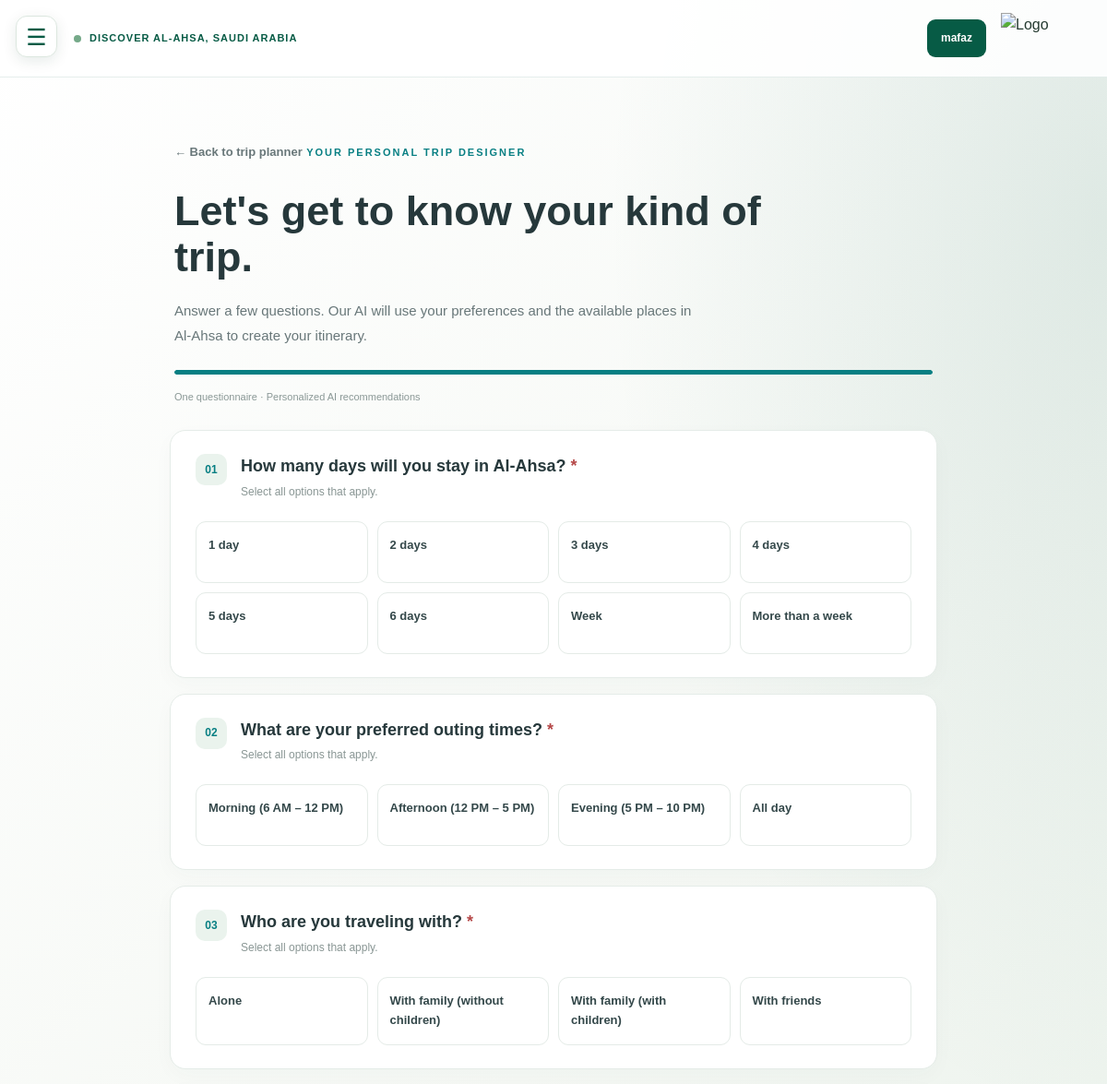
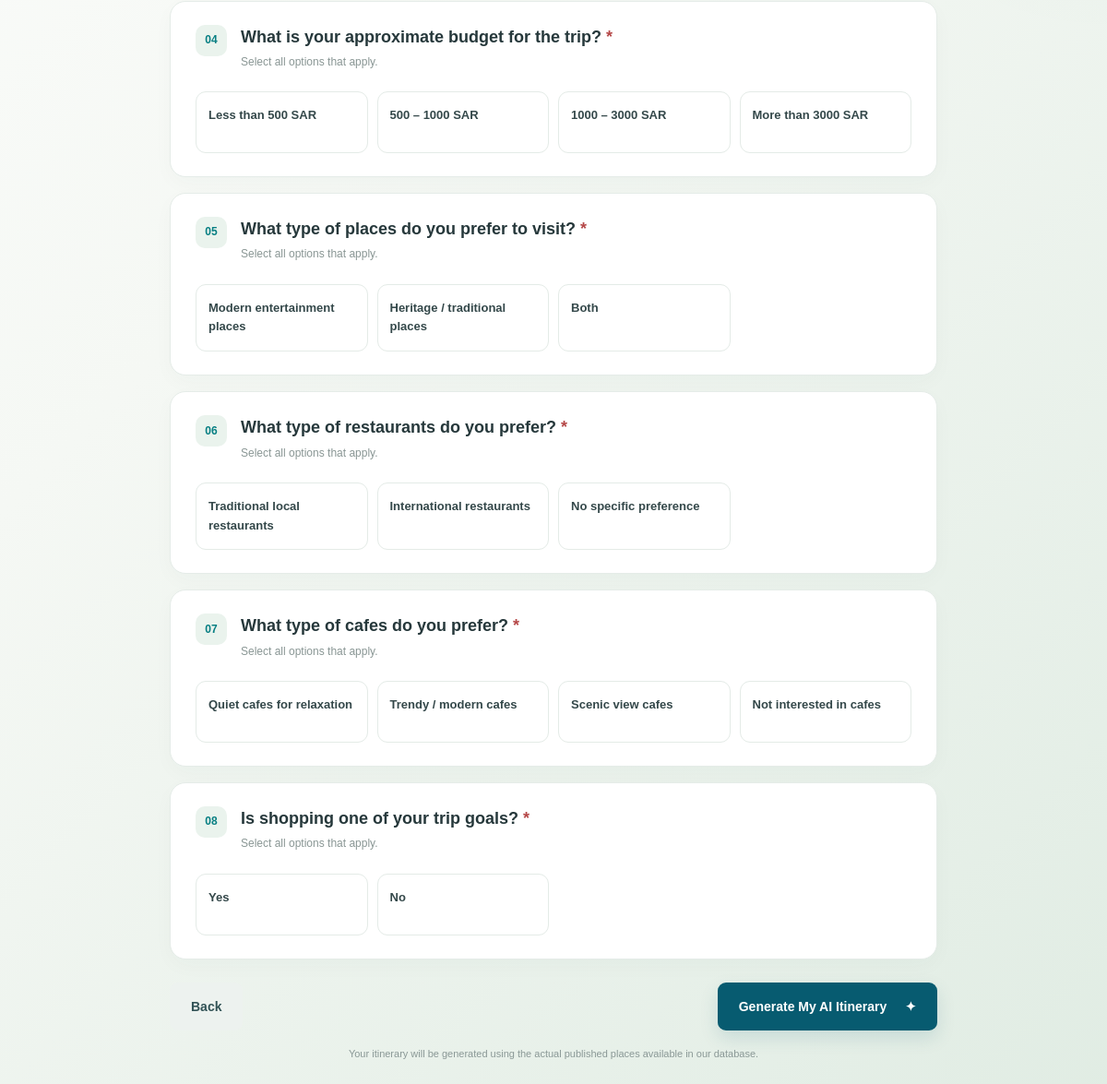
The app's page /survey.php (signed in) with its own data (2 pictures, top to bottom).
### tables this page shows
CREATE TABLE `survey_questions` (
  `Question_ID` int(11) NOT NULL,
  `Question_Text` varchar(500) NOT NULL,
  `Question_Type` varchar(30) NOT NULL,
  `Is_Required` tinyint(1) NOT NULL DEFAULT 1,
  `Display_Order` tinyint(4) NOT NULL
);

CREATE TABLE `survey_options` (
  `Option_ID` int(11) NOT NULL,
  `Question_ID` int(11) NOT NULL,
  `Option_Text` varchar(500) NOT NULL,
  `Parent_Option_ID` int(11) DEFAULT NULL,
  `Display_Order` tinyint(4) NOT NULL
);

### survey.php (the view, shortened to what this page needs)
<?php
require_once __DIR__ . '/trip-common.php';
$questions = [];
$optionsByQuestion = [];
$sql = "
    SELECT Question_ID, Question_Text, Question_Type,
           Is_Required, Display_Order
    FROM survey_questions
    ORDER BY Display_Order ASC
";
$result = $conn->query($sql);
while ($row = $result->fetch_assoc()) {
    $questions[] = $row;
}
$sql = "
    SELECT Option_ID, Question_ID, Option_Text,
           Parent_Option_ID, Display_Order
    FROM survey_options
    ORDER BY Display_Order ASC
";
$result = $conn->query($sql);
while ($row = $result->fetch_assoc()) {
    $questionId = (int)$row['Question_ID'];
    $parentId = (int)($row['Parent_Option_ID'] ?? 0);
    $optionsByQuestion[$questionId][$parentId][] = $row;
}
if (!function_exists('renderSurveyOptions')) {
    function renderSurveyOptions($questionId, $parentId, $options, $inputType) {
        foreach ($options[$parentId] as $option) {
            ?>
            <label class="choice-tile">
                <span class="choice-main">
                    <?= trip_h($option['Option_Text']) ?>
                </span>
            </label>
            <?php
        }
    }
}
?>
<section class="trip-page survey-page">
    <div class="survey-intro">
        <a class="back-link" href="itinerary.php">
            ← Back to trip planner
        </a>
        <span class="eyebrow">
            YOUR PERSONAL TRIP DESIGNER
        </span>
        <h1>Let's get to know your kind of trip.</h1>
        <p>
            Answer a few questions. Our AI will use your preferences
            and the available places in Al-Ahsa to create your itinerary.
        </p>
        <div class="survey-progress">
            <span></span>
        </div>
        <small>
            One questionnaire · Personalized AI recommendations
        </small>
    </div>
    <?php if (empty($questions)): ?>
        <div class="trip-error">
            No survey questions are available.
        </div>
    <?php else: ?>
        <form
            class="trip-form"
            id="surveyForm"
            action="generate-itinerary.php"
            method="POST"
        >
            <?php foreach ($questions as $index => $question): ?>
                <?php
                $questionId = (int)$question['Question_ID'];
                $questionType = strtolower(
                    trim($question['Question_Type'] ?? '')
                );
                $inputType = (
                    strpos($questionType, 'multiple') !== false ||
                    strpos($questionType, 'checkbox') !== false ||
                    strpos($questionType, 'multi') !== false
                ) ? 'checkbox' : 'radio';
                $required = (int)$question['Is_Required'] === 1;
                $questionOptions =
                    $optionsByQuestion[$questionId] ?? [];
                ?>
                <section class="question-card survey-question"
                         data-required="<?= $required ? '1' : '0' ?>"
                         data-question-type="<?= trip_h($inputType) ?>">
                    <div class="question-title">
                        <span>
                            <?= str_pad($index + 1, 2, '0', STR_PAD_LEFT) ?>
                        </span>
                        <div>
                            <h2>
                                <?= trip_h($question['Question_Text']) ?>
                                <?php if ($required): ?>
                                    <span class="survey-required">*</span>
                                <?php endif; ?>
                            </h2>
                            <p>
                                <?= $inputType === 'checkbox'
                                    ? 'Select all options that apply.'
                                    : 'Choose one option only.' ?>
                            </p>
                        </div>
                    </div>
                    <?php if (empty($questionOptions[0])): ?>
                        <p>No options available for this question.</p>
                    <?php else: ?>
                        <div class="choice-grid">
                            <?php
                            renderSurveyOptions(
                                $questionId,
                                0,
                                $questionOptions,
                                $inputType
                            );
                            ?>
                        </div>
                    <?php endif; ?>
                </section>
            <?php endforeach; ?>
            <div class="form-actions">
                <a class="trip-secondary-btn" href="itinerary.php">
                    Back
                </a>
                <button class="trip-primary-btn" type="submit">
                    Generate My AI Itinerary
                    <span>✦</span>
                </button>
            </div>
            <p class="form-footnote">
                Your itinerary will be generated using the actual
                published places available in our database.
            </p>
        </form>
    <?php endif; ?>
</section>

### css/style.css (style rules this page uses)
* { box-sizing: border-box; margin: 0; padding: 0; }
:root { --primary-color: #075b70; --secondary-color: #087f83; --accent-color: #8ab7a0; --light-color: #f7f8f5; --white-color: #ffffff; --text-color: #26383b; --muted-color: #687779; --border-color: #e3e9e7; --card-radius: 18px; --button-radius: 10px; --shadow: 0 8px 25px rgba(0, 0, 0, 0.10); --page-background: linear-gradient(135deg, #ffffff 0%, #f5f8f4 48%, #e0ece3 100%); }
html { scroll-behavior: smooth; scroll-padding-top: 25px; }
body { font-family: Arial, Helvetica, sans-serif; color: var(--text-color); background: var(--page-background); line-height: 1.6; min-height: 100vh; overflow-x: hidden; }
a { color: inherit; text-decoration: none; }
button, input, select, textarea { font: inherit; }
button { cursor: pointer; }
h1, h2, h3 { line-height: 1.3; }
.auth-switch a, .back-link { color: var(--secondary-color); font-weight: bold; }
.back-link { display: inline-block; margin-top: 15px; font-size: 13px; }
:root { --primary-color: #075b45; --secondary-color: #08775a; --accent-color: #8ab7a0; --light-color: #f5f8f4; --white-color: #ffffff; --text-color: #263b32; --muted-color: #68796e; --border-color: #dfe8e1; --card-radius: 18px; --button-radius: 10px; --shadow: 0 8px 25px rgba(19, 63, 42, 0.08); --page-background: radial-gradient( ellipse at 100% 10%, rgba(7, 91, 69, 0.10), transparent 32% ), linear-gradient( 135deg, #ffffff 0%, #f5f8f4 48%, #e0ece3 100% ); }
body { color: var(--text-color); background: var(--page-background); font-family: Arial, Helvetica, sans-serif; line-height: 1.6; min-height: 100vh; overflow-x: hidden; }
body:not(.home-page) { background: radial-gradient( ellipse at 100% 10%, rgba(7, 91, 69, 0.10), transparent 32% ), linear-gradient( 135deg, #ffffff 0%, #f5f8f4 48%, #e0ece3 100% ); }
.auth-switch a, .back-link { color: #075b45; }

### css/trip-planner.css (style rules this page uses)
.trip-page { max-width:1160px;margin:0 auto;padding:52px 34px 80px;color:#26383b }
.trip-page a { text-decoration:none }
.eyebrow { display:inline-block;color:#087f83;font-size:11px;font-weight:800;letter-spacing:2px;margin-bottom:13px }
.trip-hero h1,.survey-intro h1,.result-heading h1 { font-family:inherit;font-size:clamp(34px,4vw,52px);line-height:1.12;color:#26383b;margin:0 0 18px;font-weight:800 }
.trip-hero-copy>p,.survey-intro>p,.result-heading>p { color:#687779;line-height:1.8;max-width:570px;font-size:15px }
.trip-primary-btn,.trip-secondary-btn { display:inline-flex;align-items:center;justify-content:center;gap:20px;border:0;border-radius:9px;padding:15px 23px;font-weight:750;font-size:14px;cursor:pointer;transition:.2s }
.trip-primary-btn { background:#075b70;color:#fff!important;box-shadow:0 8px 20px #075b7022 }
.trip-secondary-btn { background:#edf2ef;color:#315255!important }
.survey-page { max-width:900px;padding-top:40px }
.back-link { display:inline-block;color:#687779;font-size:13px;margin-bottom:28px }
.survey-intro { padding:15px 5px 25px }
.survey-intro h1 { font-size:clamp(32px,4vw,45px);max-width:680px }
.survey-progress { height:5px;background:#e7eeea;border-radius:9px;margin:24px 0 10px;overflow:hidden }
.survey-progress span { display:block;width:100%;height:100%;background:#087f83;border-radius:9px }
.survey-intro small { color:#8a9896;font-size:11px }
.trip-form { display:flex;flex-direction:column;gap:17px }
.question-card { background:#fff;border:1px solid #e5ece8;border-radius:17px;padding:25px 27px;box-shadow:0 7px 22px #26383b07 }
.question-title { display:flex;gap:15px;align-items:flex-start;margin-bottom:22px }
.question-title>span { width:34px;height:34px;flex:0 0 34px;border-radius:10px;background:#eaf3ed;color:#087f83;display:grid;place-items:center;font-weight:800;font-size:12px }
.question-title h2 { font-size:18px;margin:2px 0 6px;color:#26383b }
.question-title p { font-size:12px;color:#899694;margin:0 }
.choice-grid { display:grid;grid-template-columns:repeat(4,minmax(0,1fr));gap:10px }
.choice-tile { position:relative;display:flex;flex-direction:column;gap:6px;min-height:67px;padding:15px 13px;border:1px solid #e4ebe7;border-radius:11px;cursor:pointer;transition:.18s }
.choice-main { font-size:13px;font-weight:750;color:#34484a }
.form-actions { display:flex;justify-content:space-between;align-items:center;margin-top:8px }
.form-footnote { text-align:center;color:#8a9896;font-size:11px;margin:0 }

### survey.php (style rules this page uses)
.survey-required { color: #b54747; }
.survey-question .choice-grid { margin-top: 20px; }
.survey-question .choice-tile { cursor: pointer; }

### records on screen
survey_questions: index "01", Question_Text "How many days will you stay in Al-Ahsa?", Question_Type "Select all options that apply."
survey_options: Option_Text "1 day"
survey_options: Option_Text "2 days"
survey_options: Option_Text "3 days"
survey_options: Option_Text "4 days"
survey_options: Option_Text "5 days"
survey_options: Option_Text "6 days"
survey_options: Option_Text "Week"
survey_options: Option_Text "More than a week"
survey_questions: index "02", Question_Text "What are your preferred outing times?", Question_Type "Select all options that apply."
survey_options: Option_Text "Morning (6 AM – 12 PM)"
survey_options: Option_Text "Afternoon (12 PM – 5 PM)"
survey_options: Option_Text "Evening (5 PM – 10 PM)"
survey_options: Option_Text "All day"
survey_questions: index "03", Question_Text "Who are you traveling with?", Question_Type "Select all options that apply."
survey_options: Option_Text "Alone"
survey_options: Option_Text "With family (without children)"
survey_options: Option_Text "With family (with children)"
survey_options: Option_Text "With friends"
survey_questions: index "04", Question_Text "What is your approximate budget for the trip?", Question_Type "Select all options that apply."
survey_options: Option_Text "Less than 500 SAR"
survey_options: Option_Text "500 – 1000 SAR"
survey_options: Option_Text "1000 – 3000 SAR"
survey_options: Option_Text "More than 3000 SAR"
survey_questions: index "05", Question_Text "What type of places do you prefer to visit?", Question_Type "Select all options that apply."
survey_options: Option_Text "Modern entertainment places"
survey_options: Option_Text "Heritage / traditional places"
survey_options: Option_Text "Both"
survey_questions: index "06", Question_Text "What type of restaurants do you prefer?", Question_Type "Select all options that apply."
survey_options: Option_Text "Traditional local restaurants"
survey_options: Option_Text "International restaurants"
survey_options: Option_Text "No specific preference"
survey_questions: index "07", Question_Text "What type of cafes do you prefer?", Question_Type "Select all options that apply."
survey_options: Option_Text "Quiet cafes for relaxation"
survey_options: Option_Text "Trendy / modern cafes"
survey_options: Option_Text "Scenic view cafes"
survey_options: Option_Text "Not interested in cafes"
survey_questions: index "08", Question_Text "Is shopping one of your trip goals?", Question_Type "Select all options that apply."
survey_options: Option_Text "Yes"
survey_options: Option_Text "No"

### other values on screen
$_SESSION['tourist_name'] "mafaz"
